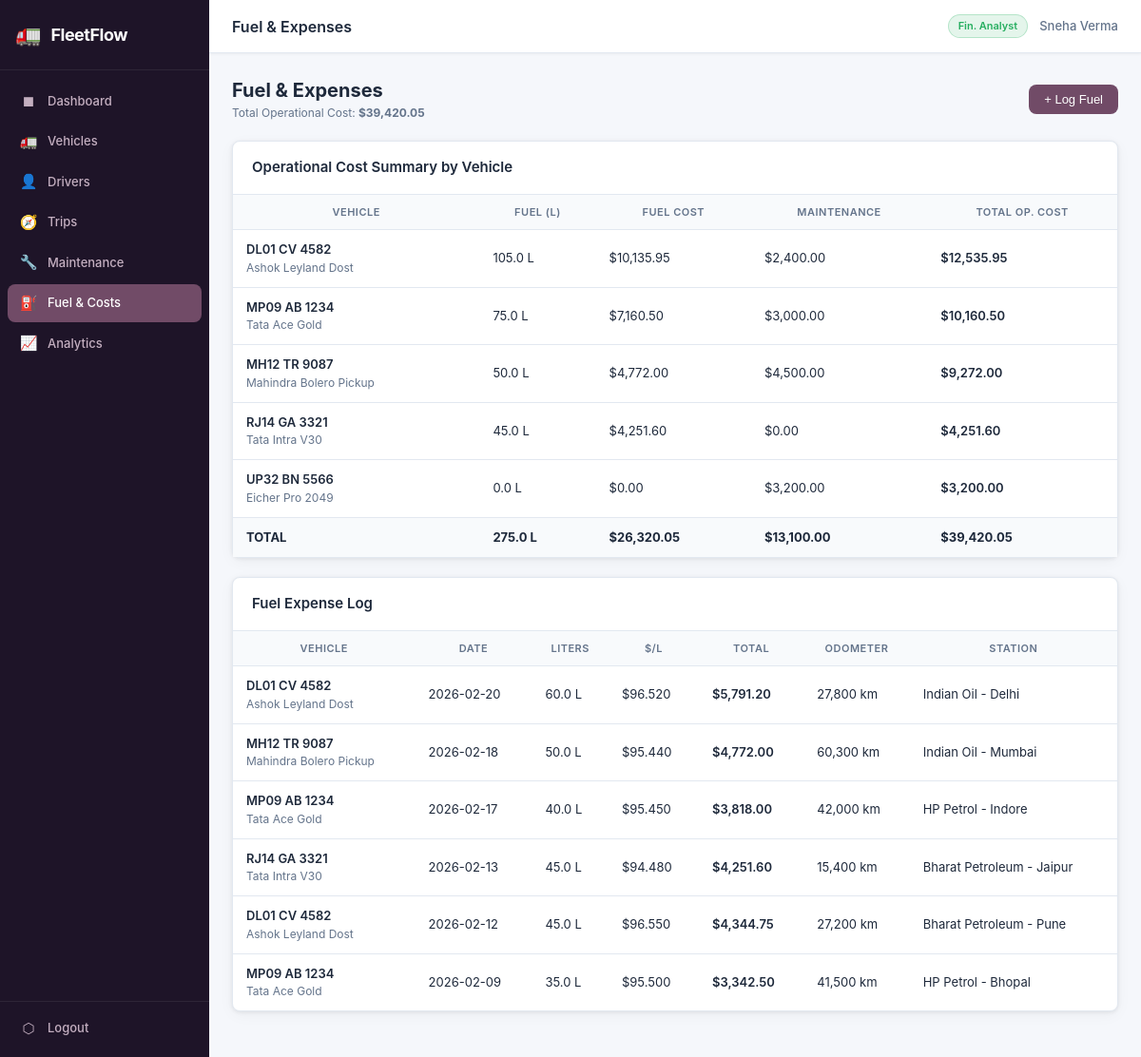
The page /modules/fuel.php (signed in) on the database its author committed.
### tables this page shows
CREATE TABLE IF NOT EXISTS fuel_expenses (
    id INT AUTO_INCREMENT PRIMARY KEY,
    vehicle_id INT NOT NULL,
    liters DECIMAL(8,2) NOT NULL,
    cost_per_liter DECIMAL(6,3) NOT NULL,
    total_cost DECIMAL(10,2) GENERATED ALWAYS AS (liters * cost_per_liter) STORED,
    odometer_reading INT NOT NULL,
    expense_date DATE NOT NULL,
    station VARCHAR(100),
    created_at TIMESTAMP DEFAULT CURRENT_TIMESTAMP,
    FOREIGN KEY (vehicle_id) REFERENCES vehicles(id) ON UPDATE CASCADE,
    INDEX idx_vehicle (vehicle_id),
    INDEX idx_date (expense_date)
);

CREATE TABLE IF NOT EXISTS vehicles (
    id INT AUTO_INCREMENT PRIMARY KEY,
    model VARCHAR(100) NOT NULL,
    license_plate VARCHAR(20) NOT NULL UNIQUE,
    max_capacity DECIMAL(8,2) NOT NULL COMMENT 'in kg',
    odometer INT NOT NULL DEFAULT 0 COMMENT 'in km',
    status ENUM('Available','On Trip','In Shop','Out of Service') NOT NULL DEFAULT 'Available',
    year YEAR,
    created_at TIMESTAMP DEFAULT CURRENT_TIMESTAMP,
    INDEX idx_status (status),
    INDEX idx_license (license_plate)
);

### config/auth.php (called while the page is built, shortened)
<?php
function hasRole(string ...$roles): bool {
    return in_array($_SESSION['user']['role'] ?? '', $roles, true);
}
function e(mixed $v): string {
    return htmlspecialchars((string)$v, ENT_QUOTES | ENT_SUBSTITUTE, 'UTF-8');
}

### modules/fuel.php (the view, shortened to what this page needs)
<?php
require_once __DIR__ . '/../config/auth.php';
$pdo = db();
$expenses = $pdo->query(
    "SELECT f.*, v.license_plate, v.model FROM fuel_expenses f
     JOIN vehicles v ON f.vehicle_id = v.id
     ORDER BY f.expense_date DESC, f.id DESC"
)->fetchAll();
$perVehicle = $pdo->query(
    "SELECT v.license_plate, v.model,
            COALESCE(SUM(f.liters),0) as total_liters,
            COALESCE(SUM(f.total_cost),0) as total_fuel_cost,
            COALESCE(SUM(m.cost),0) as total_maint,
            COALESCE(SUM(f.total_cost),0) + COALESCE(SUM(m.cost),0) as total_op_cost
     FROM vehicles v
     LEFT JOIN fuel_expenses f ON f.vehicle_id = v.id
     LEFT JOIN maintenance_logs m ON m.vehicle_id = v.id
     GROUP BY v.id ORDER BY total_op_cost DESC"
)->fetchAll();
$grandTotal = array_sum(array_column($perVehicle, 'total_op_cost'));
include __DIR__ . '/../includes/header.php';
?>
<div class="section-header">
    <div>
        <div class="section-title">Fuel & Expenses</div>
        <div class="text-sm">Total Operational Cost: <strong>$<?= number_format($grandTotal, 2) ?></strong></div>
    </div>
    <?php if (hasRole('fleet_manager','dispatcher','financial_analyst')): ?>
    <button class="btn btn-primary" onclick="openModal('fuelModal')">+ Log Fuel</button>
    <?php endif; ?>
</div>
<div class="card" style="margin-bottom:20px;">
    <div class="card-header"><span class="card-title">Operational Cost Summary by Vehicle</span></div>
    <div class="table-responsive">
        <table>
            <thead>
                <tr><th>Vehicle</th><th>Fuel (L)</th><th>Fuel Cost</th><th>Maintenance</th><th>Total Op. Cost</th></tr>
            </thead>
            <tbody>
            <?php foreach ($perVehicle as $pv): ?>
            <tr>
                <td>
                    <div class="fw-600"><?= e($pv['license_plate']) ?></div>
                    <div class="text-sm"><?= e($pv['model']) ?></div>
                </td>
                <td><?= number_format($pv['total_liters'], 1) ?> L</td>
                <td>$<?= number_format($pv['total_fuel_cost'], 2) ?></td>
                <td>$<?= number_format($pv['total_maint'], 2) ?></td>
                <td class="fw-600">$<?= number_format($pv['total_op_cost'], 2) ?></td>
            </tr>
            <?php endforeach; ?>
            <tr style="background:#f8fafc;font-weight:700;">
                <td>TOTAL</td>
                <td><?= number_format(array_sum(array_column($perVehicle,'total_liters')),1) ?> L</td>
                <td>$<?= number_format(array_sum(array_column($perVehicle,'total_fuel_cost')),2) ?></td>
                <td>$<?= number_format(array_sum(array_column($perVehicle,'total_maint')),2) ?></td>
                <td>$<?= number_format($grandTotal, 2) ?></td>
            </tr>
            </tbody>
        </table>
    </div>
</div>
<div class="card">
    <div class="card-header"><span class="card-title">Fuel Expense Log</span></div>
    <div class="table-responsive">
        <table>
            <thead>
                <tr><th>Vehicle</th><th>Date</th><th>Liters</th><th>$/L</th><th>Total</th><th>Odometer</th><th>Station</th></tr>
            </thead>
            <tbody>
            <?php foreach ($expenses as $ex): ?>
            <tr>
                <td>
                    <div class="fw-600"><?= e($ex['license_plate']) ?></div>
                    <div class="text-sm"><?= e($ex['model']) ?></div>
                </td>
                <td><?= e($ex['expense_date']) ?></td>
                <td><?= number_format($ex['liters'], 1) ?> L</td>
                <td>$<?= number_format($ex['cost_per_liter'], 3) ?></td>
                <td class="fw-600">$<?= number_format($ex['total_cost'], 2) ?></td>
                <td><?= number_format($ex['odometer_reading']) ?> km</td>
                <td><?= e($ex['station']) ?></td>
            </tr>
            <?php endforeach; ?>
            </tbody>
        </table>
    </div>
</div>
<?php include __DIR__ . '/../includes/footer.php'; ?>

### assets/css/app.css (style rules this page uses)
*, *::before, *::after { box-sizing: border-box; margin: 0; padding: 0; }
:root { --primary: #714B67; --primary-d: #5a3a52; --primary-l: #9b6e93; --bg: #f5f7fb; --surface: #ffffff; --border: #e2e8f0; --text: #1e293b; --text-sm: #64748b; --success: #16a34a; --warning: #d97706; --danger: #dc2626; --info: #2563eb; --sidebar-w: 220px; --radius: 8px; --shadow: 0 1px 4px rgba(0,0,0,0.08), 0 4px 16px rgba(0,0,0,0.04); }
body { font-family: -apple-system, BlinkMacSystemFont, 'Segoe UI', Roboto, sans-serif; background: var(--bg); color: var(--text); font-size: 14px; line-height: 1.5; display: flex; min-height: 100vh; }
.card { background: var(--surface); border-radius: var(--radius); box-shadow: var(--shadow); border: 1px solid var(--border); margin-bottom: 24px; }
.card-header { padding: 16px 20px; border-bottom: 1px solid var(--border); display: flex; align-items: center; justify-content: space-between; }
.card-title { font-size: 15px; font-weight: 600; color: var(--text); }
.table-responsive { overflow-x: auto; }
table { width: 100%; border-collapse: collapse; font-size: 13px; }
thead th { background: #f8fafc; font-weight: 600; color: var(--text-sm); font-size: 11px; text-transform: uppercase; letter-spacing: 0.5px; padding: 10px 14px; border-bottom: 1px solid var(--border); white-space: nowrap; }
tbody td { padding: 11px 14px; border-bottom: 1px solid var(--border); color: var(--text); vertical-align: middle; }
tbody tr:last-child td { border-bottom: none; }
.btn { display: inline-flex; align-items: center; gap: 6px; padding: 8px 16px; border-radius: var(--radius); font-size: 13px; font-weight: 500; cursor: pointer; border: none; text-decoration: none; transition: opacity 0.15s, transform 0.1s; }
.btn-primary { background: var(--primary); color: #fff; }
.section-header { display: flex; align-items: center; justify-content: space-between; margin-bottom: 20px; }
.section-title { font-size: 20px; font-weight: 700; }
.fw-600 { font-weight: 600; }
.text-sm { font-size: 12px; color: var(--text-sm); }

### rows shown on the page
fuel_expenses: vehicle.license_plate "DL01 CV 4582", vehicle.model "Ashok Leyland Dost", expense_date "2026-02-20", liters "60.0", cost_per_liter "96.520", total_cost "5,791.20", odometer_reading "27,800", station "Indian Oil - Delhi"
fuel_expenses: vehicle.license_plate "MH12 TR 9087", vehicle.model "Mahindra Bolero Pickup", expense_date "2026-02-18", liters "50.0", cost_per_liter "95.440", total_cost "4,772.00", odometer_reading "60,300", station "Indian Oil - Mumbai"
fuel_expenses: vehicle.license_plate "MP09 AB 1234", vehicle.model "Tata Ace Gold", expense_date "2026-02-17", liters "40.0", cost_per_liter "95.450", total_cost "3,818.00", odometer_reading "42,000", station "HP Petrol - Indore"
fuel_expenses: vehicle.license_plate "RJ14 GA 3321", vehicle.model "Tata Intra V30", expense_date "2026-02-13", liters "45.0", cost_per_liter "94.480", total_cost "4,251.60", odometer_reading "15,400", station "Bharat Petroleum - Jaipur"
fuel_expenses: vehicle.license_plate "DL01 CV 4582", vehicle.model "Ashok Leyland Dost", expense_date "2026-02-12", liters "45.0", cost_per_liter "96.550", total_cost "4,344.75", odometer_reading "27,200", station "Bharat Petroleum - Pune"
fuel_expenses: vehicle.license_plate "MP09 AB 1234", vehicle.model "Tata Ace Gold", expense_date "2026-02-09", liters "35.0", cost_per_liter "95.500", total_cost "3,342.50", odometer_reading "41,500", station "HP Petrol - Bhopal"

### other values the page prints
$item['icon'] "◼"
$item['label'] "Dashboard"
$item['icon'] "🚛"
$item['label'] "Vehicles"
$item['icon'] "👤"
$item['label'] "Drivers"
$item['icon'] "🧭"
$item['label'] "Trips"
$item['icon'] "🔧"
$item['label'] "Maintenance"
$item['icon'] "⛽"
$item['label'] "Fuel & Costs"
$item['icon'] "📈"
$item['label'] "Analytics"
$pageTitle "Fuel & Expenses"
